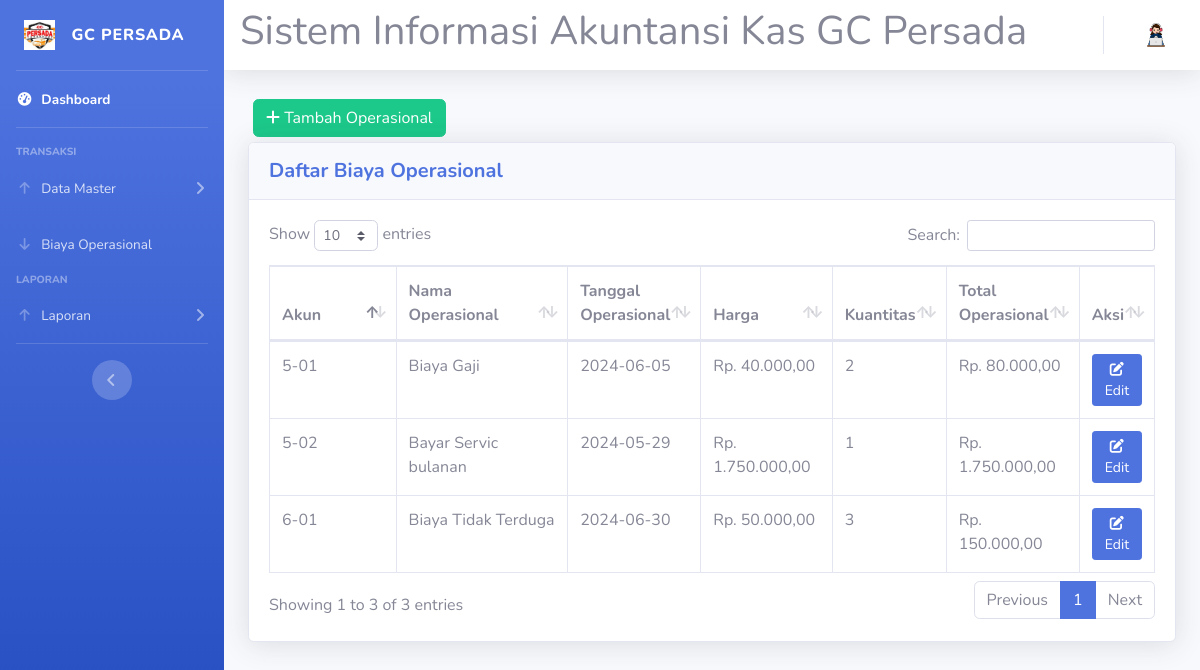
The app's page /operasional.php, older data.
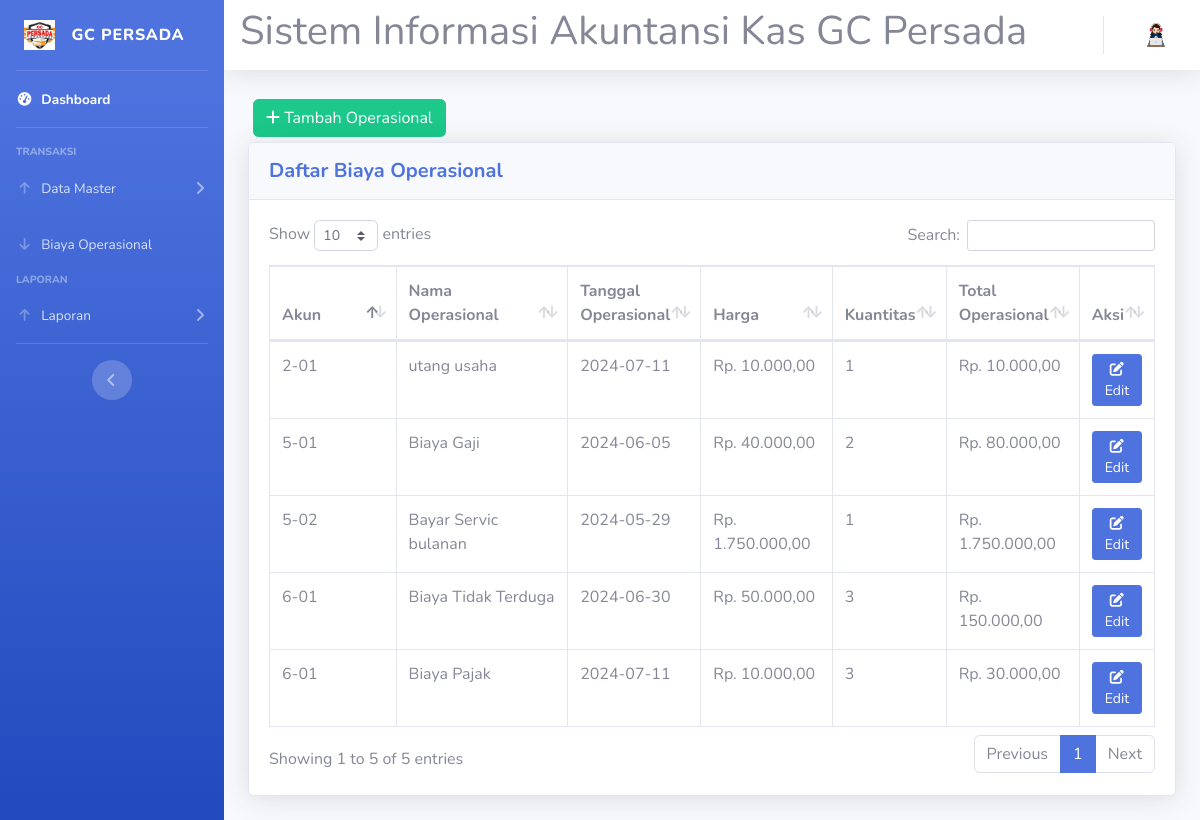
The same page, newer data.
### tables this page shows
CREATE TABLE `operasional` (
  `id_operasional` int(4) NOT NULL,
  `id_akun` varchar(5) NOT NULL,
  `nama_operasional` varchar(20) NOT NULL,
  `tanggal_operasional` date NOT NULL,
  `harga` int(11) NOT NULL,
  `kuantitas` int(2) NOT NULL,
  `total_operasional` int(11) NOT NULL
);

### operasional.php (the view, shortened to what this page needs)
<!DOCTYPE html>
<html lang="en">
<head>
  <link href="vendor/fontawesome-free/css/all.min.css" rel="stylesheet" type="text/css">
  <link href="css/sb-admin-2.min.css" rel="stylesheet">
  <link href="vendor/datatables/dataTables.bootstrap4.min.css" rel="stylesheet">
</head>
<body id="page-top">
  <?php
  require 'koneksi.php';
  require('sidebar.php');
  ?>
  <div id="content">
  <?php require 'navbar.php'; ?>
    <div class="container-fluid">
      <button type="button" class="btn btn-success" style="margin:5px" data-toggle="modal" data-target="#myModalTambah"><i class="fa fa-plus"></i> Tambah Operasional</button><br>
      <div class="card shadow mb-4">
        <div class="card-header py-3">
          <h5 class="m-0 font-weight-bold text-primary">Daftar Biaya Operasional</h5>
        </div>
        <div class="card-body">
          <div class="table-responsive">
            <table class="table table-bordered" id="dataTable" width="100%" cellspacing="0">
              <thead>
                <tr>
                  <th width="15%">Akun</th>
                  <th width="20%">Nama Operasional</th>
                  <th width="15%">Tanggal Operasional</th>
                  <th width="15%">Harga</th>
                  <th width="5%">Kuantitas</th>
                  <th width="13%">Total Operasional</th>
                  <th width="8%">Aksi</th>
                </tr>
              </thead>
              <tbody>
                <?php
                $query = mysqli_query($koneksi, "SELECT * FROM operasional");
                while ($data = mysqli_fetch_assoc($query)) {
                ?>
                  <tr>
                    <td><?= $data['id_akun'] ?></td>
                    <td><?= $data['nama_operasional'] ?></td>
                    <td><?= $data['tanggal_operasional'] ?></td>
                    <td>Rp. <?= number_format($data['harga'], 2, ',', '.'); ?></td>
                    <td><?= $data['kuantitas'] ?></td>
                    <td>Rp. <?= number_format($data['total_operasional'], 2, ',', '.'); ?></td>
                    <td>
                      <a href="#" class=" btn btn-primary btn-sm" data-toggle="modal" data-target="#myModal<?= $data['id_operasional']; ?>"><i class="fa fa-edit"></i> Edit</a>
                    </td>
                  </tr>
                <?php
                }
                ?>
              </tbody>
            </table>
          </div>
        </div>
      </div>
    </div>
  </div>
  </div>
  </div>
</body>
</html>

Row changes from the older to the newer data that the page shows:
added operasional: id_akun "6-01", nama_operasional "Biaya Pajak", tanggal_operasional "2024-07-11", harga "10.000,00", kuantitas "3", total_operasional "30.000,00"
added operasional: id_akun "2-01", nama_operasional "utang usaha", tanggal_operasional "2024-07-11", harga "10.000,00", kuantitas "1", total_operasional "10.000,00"
Text that changed along with them:
text written by a page script: "Show entries Search: Showing 1 to 3 of 3 entries Previous 1 Next" → "Show entries Search: Showing 1 to 5 of 5 entries Previous 1 Next"
